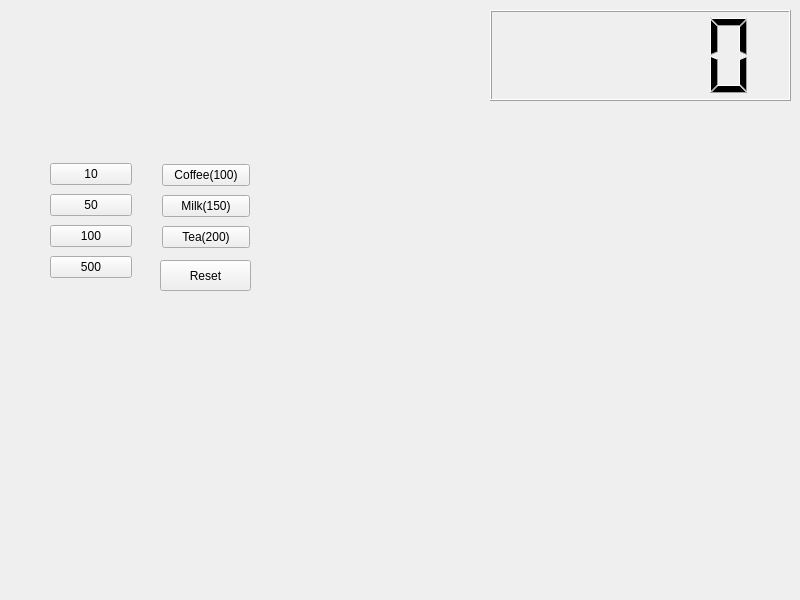
<?xml version="1.0" encoding="UTF-8"?>
<ui version="4.0">
 <class>Widget</class>
 <widget class="QWidget" name="Widget">
  <property name="geometry">
   <rect>
    <x>0</x>
    <y>0</y>
    <width>800</width>
    <height>600</height>
   </rect>
  </property>
  <property name="windowTitle">
   <string>vendingMachine</string>
  </property>
  <widget class="QLCDNumber" name="lcdNumber">
   <property name="geometry">
    <rect>
     <x>490</x>
     <y>10</y>
     <width>301</width>
     <height>91</height>
    </rect>
   </property>
  </widget>
  <widget class="QWidget" name="layoutWidget">
   <property name="geometry">
    <rect>
     <x>50</x>
     <y>160</y>
     <width>82</width>
     <height>124</height>
    </rect>
   </property>
   <layout class="QVBoxLayout" name="loCoin">
    <item>
     <widget class="QPushButton" name="pb10">
      <property name="text">
       <string>10</string>
      </property>
     </widget>
    </item>
    <item>
     <widget class="QPushButton" name="pb50">
      <property name="text">
       <string>50</string>
      </property>
     </widget>
    </item>
    <item>
     <widget class="QPushButton" name="pb100">
      <property name="text">
       <string>100</string>
      </property>
     </widget>
    </item>
    <item>
     <widget class="QPushButton" name="pb500">
      <property name="text">
       <string>500</string>
      </property>
     </widget>
    </item>
   </layout>
  </widget>
  <widget class="QWidget" name="">
   <property name="geometry">
    <rect>
     <x>162</x>
     <y>161</y>
     <width>88</width>
     <height>92</height>
    </rect>
   </property>
   <layout class="QVBoxLayout" name="loProduct">
    <item>
     <widget class="QPushButton" name="pbCoffee">
      <property name="text">
       <string>Coffee(100)</string>
      </property>
     </widget>
    </item>
    <item>
     <widget class="QPushButton" name="pbMilk">
      <property name="text">
       <string>Milk(150)</string>
      </property>
     </widget>
    </item>
    <item>
     <widget class="QPushButton" name="pbTea">
      <property name="text">
       <string>Tea(200)</string>
      </property>
     </widget>
    </item>
   </layout>
  </widget>
  <widget class="QPushButton" name="pbReset">
   <property name="geometry">
    <rect>
     <x>160</x>
     <y>260</y>
     <width>91</width>
     <height>31</height>
    </rect>
   </property>
   <property name="text">
    <string>Reset</string>
   </property>
  </widget>
 </widget>
 <resources/>
 <connections/>
</ui>
